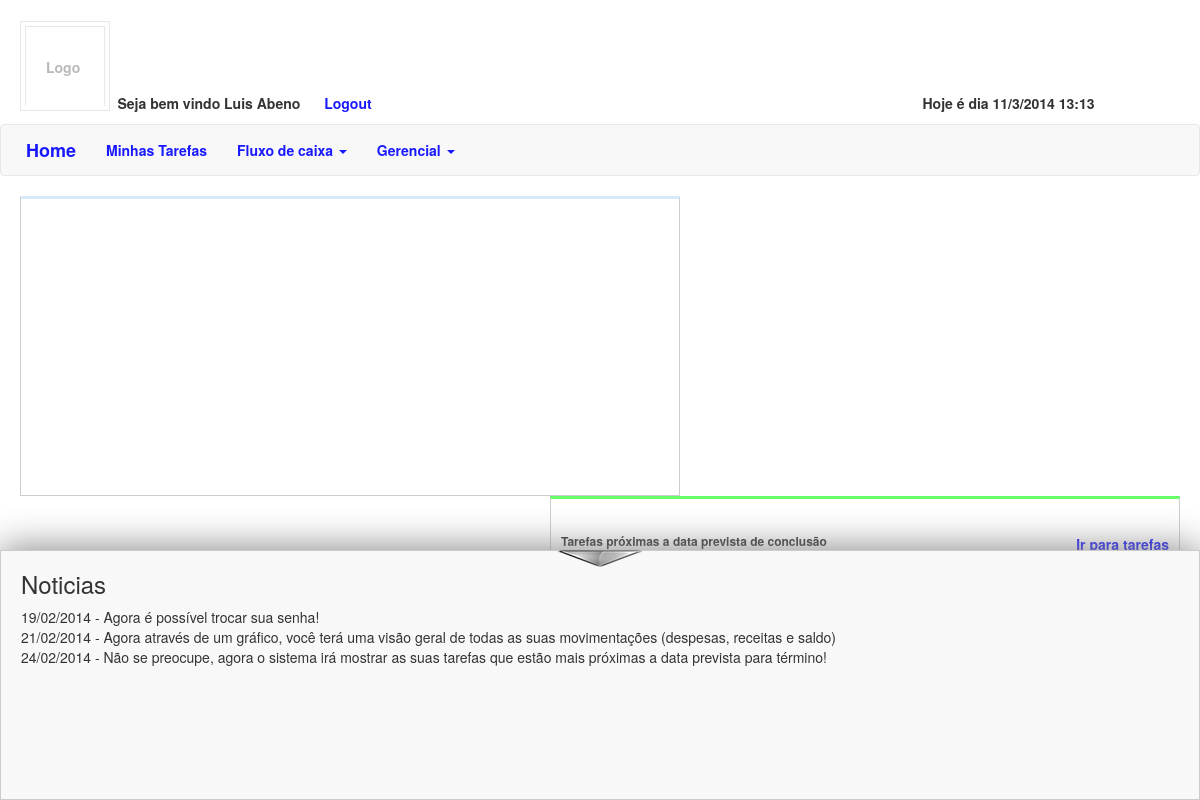
The page /home.php (signed in) on the database as committed earlier.
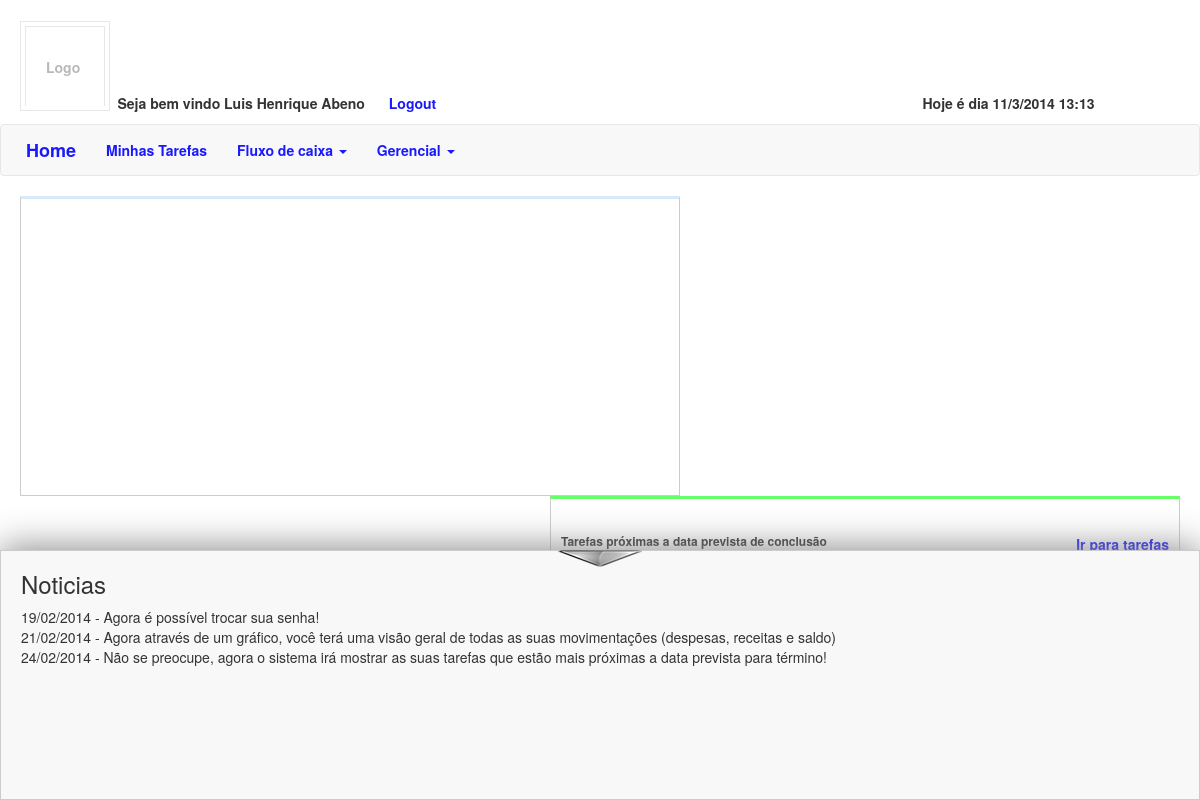
The same page on the database as committed later.
### tables this page shows
CREATE TABLE IF NOT EXISTS `users` (
  `id` int(11) NOT NULL AUTO_INCREMENT,
  `firstName` varchar(50) NOT NULL,
  `lastName` varchar(50) NOT NULL,
  `email` varchar(255) NOT NULL,
  `password` varchar(255) NOT NULL,
  `gender` int(11) NOT NULL,
  `productId` int(11) NOT NULL,
  `signupDate` varchar(15) NOT NULL,
  `userType` varchar(255) NOT NULL,
  `userMaster` varchar(255) NOT NULL,
  PRIMARY KEY (`id`),
  UNIQUE KEY `email` (`email`)
);

### home.php (the view, shortened to what this page needs)
<?php
	$username = $_SESSION['username'];
	$checkUserLic = mysql_query("Select firstName, lastName, productId, gender From users Where email = '$username'");
	$res = mysql_fetch_object($checkUserLic);
	$sqlPrivileges = mysql_query("Select usertype, productId From `users` Where email = '$username'");
	$resPrivileges = mysql_fetch_object($sqlPrivileges);
	$userId = $_SESSION['userId'];
?>
<!doctype html>
<html lang = "pt">
	<head>
		<link type="text/css" rel="stylesheet" href="resources/css/style.css">
		<link rel="stylesheet" href="lib/jquery-ui-1.10.3/themes/base/jquery-ui.css">
		<link rel="stylesheet" href="lib/bootstrap-3.0/css/bootstrap.min.css">
		<link rel="stylesheet" href="resources/css/normalize.min.css">
	</head>
	<body>
		<section>
			<header>
				<div class="row">
					<div class="col-xs-4 col-sm-4 col-md-12">
						<div class = "logo">
							<div class = "logoInner">
								<div class = "logoText"> Logo </div>
							</div>
						</div>
					</div>
					<div class="col-xs-4 col-sm-4 col-md-12"> </div>
					<div class="col-xs-4 col-sm-4 col-md-12"> </div>
					<div class="col-md-offset-1 col-xs-8 col-sm-8 col-md-8">
						<div class = "welcome">
							<?php if($res->gender == 1) echo "<span class = 'welcomeText'> Seja bem vindo " . $res->firstName . " " . $res->lastName; ?> </span> <a href = "php/logout.php"> Logout </a>
						</div>
					</div>
					<div class="col-xs-2 col-sm-2 col-md-2">
						<div id = "dataHoraShow"> </div>
					</div>
					<div class="col-xs-4 col-sm-4 col-md-12"> </div>
				</div>
			</header>
		</section>
		<?php if($res->productId == 1){ ?>
				<nav class="navbar navbar-default" role="navigation">
					<div class="navbar-header">
						<a class="navbar-brand" name = "homePage" href="home.php"> Home </a>
					</div>
					<div class="collapse navbar-collapse mainMenu" id="bs-example-navbar-collapse-1">
						<ul class="nav navbar-nav">
							<li> <a href = "#" name = "modulesTasks"> Minhas Tarefas </a> </li>
							<li class="dropdown">
								<a href="#" class="dropdown-toggle" data-toggle="dropdown"> Fluxo de caixa <b class="caret"></b></a>
							</li>
							<li class="dropdown">
								<a href="#" class="dropdown-toggle" data-toggle="dropdown"> Gerencial <b class="caret"></b></a>
							</li>
						</ul>
					</div>
				</nav>
		<?php } ?>
		<?php if($res->productId == 2){ ?>
				<nav class="navbar navbar-default" role="navigation">
					<div class="navbar-header">
						<a class="navbar-brand" name = "homePage" href="home.php"> Home </a>
					</div>
					<div class="collapse navbar-collapse mainMenu" id="bs-example-navbar-collapse-1">
						<ul class="nav navbar-nav">
							<li> <a href = "#" name = "modulesTasks"> Minhas Tarefas </a> </li>
							<?php if ($resPrivileges->usertype == '2' && $resPrivileges->productId != 1 || $resPrivileges->usertype == '1'){ ?>
							<li class="dropdown">
								<a href="#" class="dropdown-toggle" data-toggle="dropdown"> Fluxo de caixa <b class="caret"></b></a>
							</li>
							<?php } ?>
							<li class="dropdown">
								<a href="#" class="dropdown-toggle" data-toggle="dropdown"> Gerencial <b class="caret"></b></a>
							</li>
						</ul>
					</div>
				</nav>
		<?php } ?>
		<div id = "contentMain">
			<div class = "homeGraficos">
				<?php if ($resPrivileges->usertype == '2' && $resPrivileges->productId != 1 || $resPrivileges->usertype == '1'){ ?>
					<div class = "containerSaldo" id = "saldoChart"> </div>
				<?php } ?>
				<div class = "containerTarefas" id = "tarefasVencer">
					<div class = "titleTarefasVencer">
						<h6> <b> Tarefas próximas a data prevista de conclusão </b> </h6>
						<a href = "#" id = "goToTasks"> Ir para tarefas </a>
						<table class = "tarefasVencer">
							<tr>
								<td> Tarefa </td>
								<td> Descrição </td>
								<td> Inicio </td>
								<td> Fim </td>
							</tr>
							<?php
								$table = "";
								$sqlFiveTasks = mysql_query("Select * From `tasks` Where userId = ". $userId ." And dataFim > NOW( ) AND taskStatus <> 1 ORDER BY ABS( DATEDIFF( dataFim, NOW( ) ) ) Limit 5 ");
								while($resFiveTasks = mysql_fetch_object($sqlFiveTasks)){
									$table .= "<tr>
												 	<td>" . $resFiveTasks->taskName . "</td>
												 	<td>" . $resFiveTasks->desc . "</td>
												 	<td>" . $resFiveTasks->dataInicio . "</td>
												 	<td>" . $resFiveTasks->dataFim . "</td>
												</tr>";
								}
								echo $table;
							?>
						</table>
					</div>
				</div>
			</div>
			<div class = "homeInfos">
				<div id = "noticeAreaToggle" class = "toggleButton arrowDown"> </div>
				<div class = "homeInfosTitle"> <h3> Noticias </div>
				<div class = "homeInfosText">
					19/02/2014 - Agora é possível trocar sua senha!<br>
					21/02/2014 - Agora através de um gráfico, você terá uma visão geral de todas as suas movimentações (despesas, receitas e saldo)<br>
					24/02/2014 - Não se preocupe, agora o sistema irá mostrar as suas tarefas que estão mais próximas a data prevista para término!
				</div>
			</div>
		</div>
	</body>
</html>

### resources/css/style.css (style rules this page uses)
body { overflow-y:scroll; overflow-x:hidden; }
li { list-style-type: none; }
a:link { color: #1919FF !important; font-weight:bold !important; }
.welcomeText { font-weight:bold !important; }
.welcome { padding-bottom: 10px; margin-left: 15px; }
.welcome a { margin-left:20px; }
.logo { width:90px; height:90px; border: 1px #e7e7e7 solid; padding:4px; margin:20px 0 -20px 20px; }
.logoInner { width:80px; height:80px; border: 1px #e7e7e7 solid; border-bottom-width:0px !important; cursor:pointer; }
.logoText { margin-top: 30px; margin-left: 20px; font-weight:bold; color:#B9B9B9; }
.navbar-header { margin-left:10px; }
.homeGraficos { margin:20px; height:auto; }
.homeInfos { position:absolute; bottom:0; width:100%; border:1px solid #CCC; height:250px; -moz-box-shadow: 0px -2px 35px #888; -webkit-box-shadow: 0px -2px 35px #888; box-shadow: 0px -2px 35px #888; background:#f8f8f8; padding:0 20px 20px 20px; }
.toggleButton { width:100px; height:30px; margin:0 auto; padding:0; cursor:pointer; }
.arrowDown { background:url('../images/arrowDown.png') center center no-repeat; position: absolute; margin-top: -8px; width: 100px; left: 50%; margin-left: -50px; }
.containerSaldo { padding:10px; border-top: 3px solid #d8e9fb; border-bottom: 1px solid #ccc; border-right: 1px solid #ccc; border-left: 1px solid #ccc; width:660px; height:300px; float:left; }
.titleTarefasVencer h6 { float:left; }
.titleTarefasVencer a { float:right; margin-top: 10px; }
#tarefasVencer { padding-top:25px; }
.containerTarefas { padding:10px; float:right; border-top: 3px solid #66FF66; border-bottom: 1px solid #ccc; border-right: 1px solid #ccc; border-left: 1px solid #ccc; width:630px; height:300px; }
.tarefasVencer { margin-top:25px; width:100%; float:left; }
.tarefasVencer tr:nth-child(odd):not(:first-child) { background-color:#aad4ff; }
.tarefasVencer tr:nth-child(even):not(:first-child) { background-color:#ffffff; }
.tarefasVencer tr td:nth-child(2) { width:200px; overflow: hidden; white-space: nowrap; text-overflow: ellipsis; display:inline-block; text-align:left; }
.tarefasVencer tr td:nth-child(1) { width:150px; overflow: hidden; white-space: nowrap; text-overflow: ellipsis; display:inline-block; text-align:left; }
.tarefasVencer tr:first-child { font-weight:bold; background: -webkit-gradient(linear,left top,left bottom,color-stop(0.05,#005fbf),color-stop(1,#003f7f)); background: -moz-linear-gradient(center top,#005fbf 5%,#003f7f 100%); filter: progid:DXImageTransform.Microsoft.gradient(startColorstr="#005fbf", endColorstr="#003f7f"); background: -o-linear-gradient(top,#005fbf,003f7f); background-color: #005fbf; border: 0 solid #000; text-align: center; font-size: 12px; font-family: Arial; font-weight: 700; color: #fff; }

Rows that differ between the two databases and show on the page:
changed users "Abeno": firstName "Luis" → "Luis Henrique"; productId 1 → 2 (drawn)
